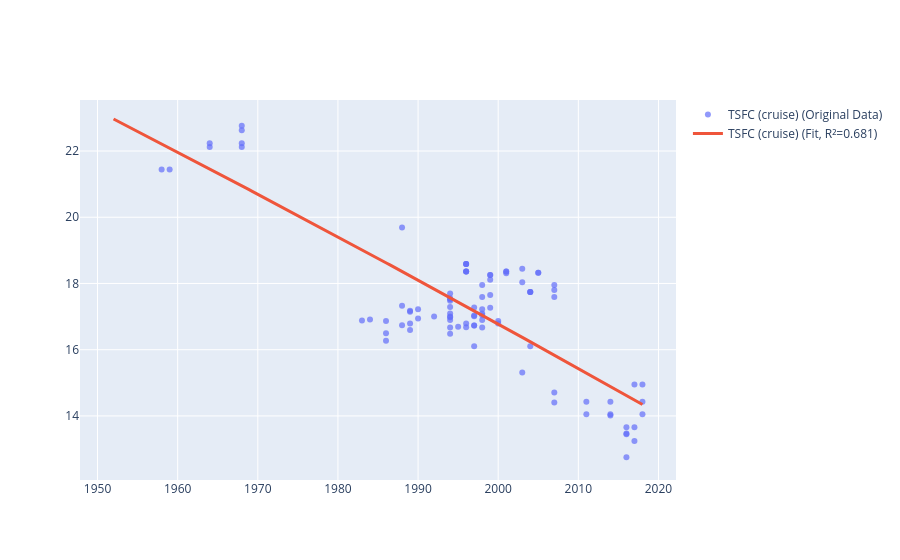

Write notebook code for a chart like this one.
### Code cell
_compute_polynomials_from_dataframe(
    df=df_with_dot,
    col_name_x='YOI',
    list_col_names_y=['TSFC (cruise)'],
    degree=2,
    plot=True
)

### Figure 1 — Plotly figure (JSON) as saved in the notebook; plotly's stock layout.template omitted (floating-point values rounded to 4 significant figures; data arrays with more than 128 entries replaced by an {"elided": "..."} marker saying what was removed)
{"data": [{"marker": {"opacity": 0.7}, "mode": "markers", "name": "TSFC (cruise) (Original Data)", "type": "scatter", "x": {"elided": "129 float values"}, "y": {"elided": "129 float values"}}, {"line": {"width": 3}, "mode": "lines", "name": "TSFC (cruise) (Fit, R²=0.681)", "type": "scatter", "x": {"elided": "200 float values"}, "y": {"elided": "200 float values"}}], "layout": {}}
